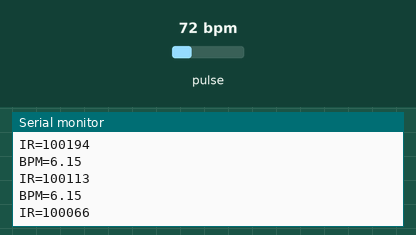
Simulated run of this sketch. Board: Arduino Uno, built with avr-gcc and run on an emulated ATmega328P. On the bench: the last lines printed to the serial monitor. The inputs (shaded band) are chosen by the test bench; at power-on: pulse 72 bpm.

Above: at 2.2 s.
2.3 s: pulse set to 42 bpm
At 3.35 s:
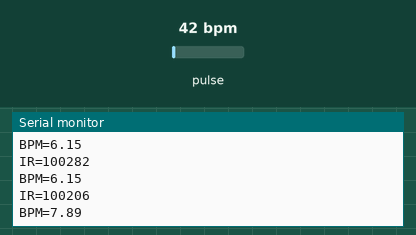
3.8 s: pulse set to 70 bpm
At 3.91 s:
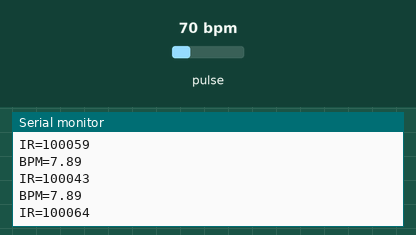
Timing chart, 0 to 6.8 s (numbered marks = the images above; inputs shaded):
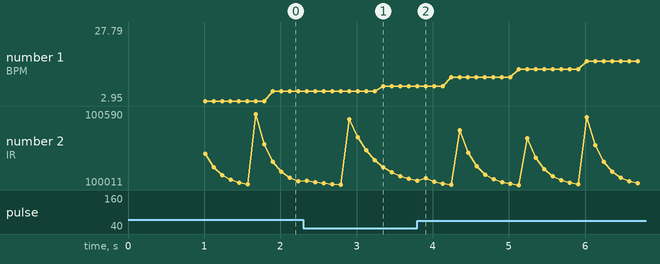

Measured:
- after the input at 2.3 s, the serial monitor: prints a new line after 0.05 s (image 1)
- plotted number 1: 6.15 → 7.89 after the input at 2.3 s
- plotted number 2: 100039 → 100043 after the input at 2.3 s

The sketch:

Example5_HeartRate.ino
```cpp
#include <Wire.h>
#include <MAX30105.h>  // Correct SparkFun library for MAX3010x sensors
#include "heartRate.h"  // Library for heart rate calculations

MAX30105 particleSensor;  // Create an instance of the sensor

// Variables for heart rate calculations
uint32_t irValue;
int beatsPerMinute;
double beatAvg = 0;
long lastBeat = 0;

void setup() {
  Serial.begin(115200);
  delay(1000);  // Give time for the Serial to initialize

  // Initialize the sensor
  if (!particleSensor.begin(Wire)) {
    Serial.println("MAX30102 was not found. Please check wiring/power.");
    while (1);  // Stop execution if sensor is not found
  }

  Serial.println("Place your index finger on the sensor with steady pressure.");

  // Setup sensor with default settings
  particleSensor.setup();  // Use default settings (includes sample rate and pulse width)
  particleSensor.setPulseAmplitudeRed(0x0A);  // Turn Red LED to low
  particleSensor.setPulseAmplitudeGreen(0);   // Turn off Green LED
}

void loop() {
  // Read the IR value (Infrared light)
  irValue = particleSensor.getIR();

  // If a heartbeat is detected
  if (checkForBeat(irValue)) {
    // Calculate time since last beat
    long delta = millis() - lastBeat;
    lastBeat = millis();

    // Calculate beats per minute (BPM)
    beatsPerMinute = 60 / (delta / 1000.0);

    // Filter out unrealistic values
    if (beatsPerMinute > 20 && beatsPerMinute < 255) {
      beatAvg = (beatAvg * 0.95) + (beatsPerMinute * 0.05);  // Running average of BPM
    }


  }

  // Print heart rate to the Serial Monitor, Print IR values for reference
  Serial.print("BPM=");
  Serial.println(beatAvg);
  Serial.print("IR=");
  Serial.println(irValue);

  delay(100);  // Wait 100 ms before the next reading
}
```

License.ino
```cpp
// (licence header left out)

```
